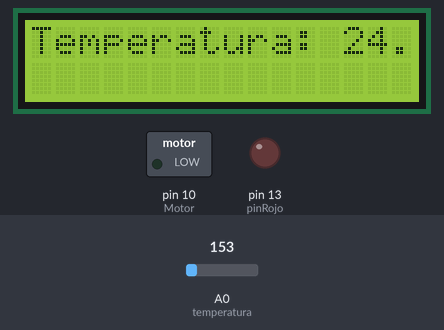
Bench run of a sketch on a simulated Arduino Uno, built with avr-gcc and run on an emulated ATmega328P. Shown: 16×2 character LCD, switched loads named in the sketch (green lamp = pin HIGH), output pins drawn as LEDs (lit = HIGH). Dashed ring = blinking. Inputs (shaded band) come from the test bench; at power-on: A0 (temperatura) = 153.

Above: at 1.2 s.
1.3 s: A0 (temperatura) set to 132
At 3.2 s:
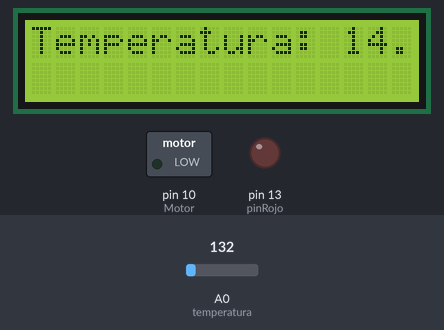
3.5 s: A0 (temperatura) set to 113
At 4.4 s:
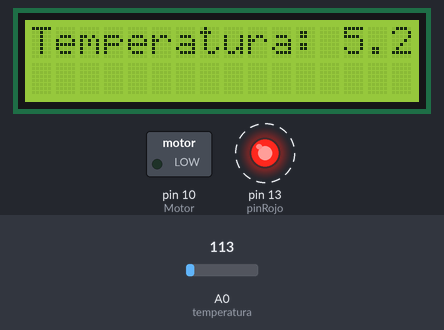
7.6 s: A0 (temperatura) set to 165
At 8.7 s:
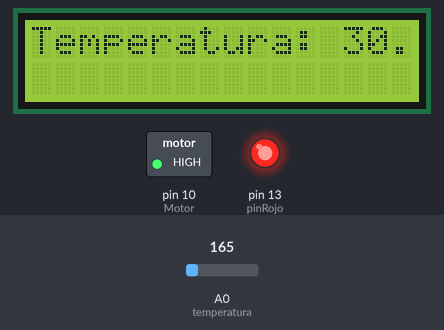
9.6 s: A0 (temperatura) set to 137
At 10.6 s:
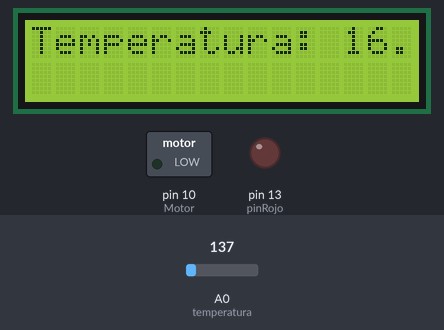
Timing chart, 0 to 12.6 s (numbered marks = the images above; inputs shaded):
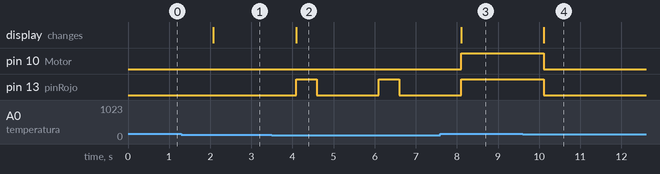

Measured:
- the behaviour switches between 123 and 122 on A0 (temperatura) (found by bisection; images 1 and 2)
- the behaviour switches between 154 and 153 on A0 (temperatura) (found by bisection; images 3 and 4)
- after the input at 1.3 s, the display: changes after 0.78 s (image 1)
- after the input at 3.5 s, pin 13 (pinRojo): alternates HIGH for 0.50 s and LOW for 1.5 s, starting after 0.59 s; the display: changes after 0.59 s (image 2)
- after the input at 7.6 s, pin 10 (Motor): LOW → HIGH after 0.50 s; pin 13 (pinRojo): goes on until 8.1 s, then stays HIGH; the display: changes after 0.50 s (image 3)
- after the input at 9.6 s, pin 10 (Motor), pin 13 (pinRojo): HIGH → LOW after 0.51 s; the display: changes after 0.51 s (image 4)

The sketch:

temp_lcd.ino.ino
```cpp
#include <LiquidCrystal.h>

// Definiciones de pines
const int temperatura= A0;
const int pinRojo= 13;
const int Motor= 10;

LiquidCrystal lcd_1(12, 11, 5, 4, 3, 2);

void setup() {
  pinMode(pinRojo, OUTPUT);
  pinMode(Motor, OUTPUT);
  lcd_1.begin(16, 2);
}

void loop() {
  int sensorValue = analogRead(temperatura);
  float voltage = sensorValue * (5.0 / 1023.0);
  float temperatura = (voltage - 0.5) * 100;

  lcd_1.clear();

 lcd_1.setCursor(0, 0);
  lcd_1.print("Temperatura: ");
  lcd_1.print(temperatura);
  lcd_1.print(" C");

  // Validaciones
  if (temperatura <= 10) {
    digitalWrite(pinRojo, HIGH);
    delay(500);
    digitalWrite(pinRojo, LOW);
    delay(500);
    digitalWrite(Motor, LOW);
  } else if (temperatura >= 11 && temperatura <= 25) {
    digitalWrite(pinRojo, LOW);
    digitalWrite(Motor, LOW);
  } else if (temperatura >= 26) {
    digitalWrite(pinRojo, HIGH);
    digitalWrite(Motor, HIGH);
  }

  delay(1000);
}
```
